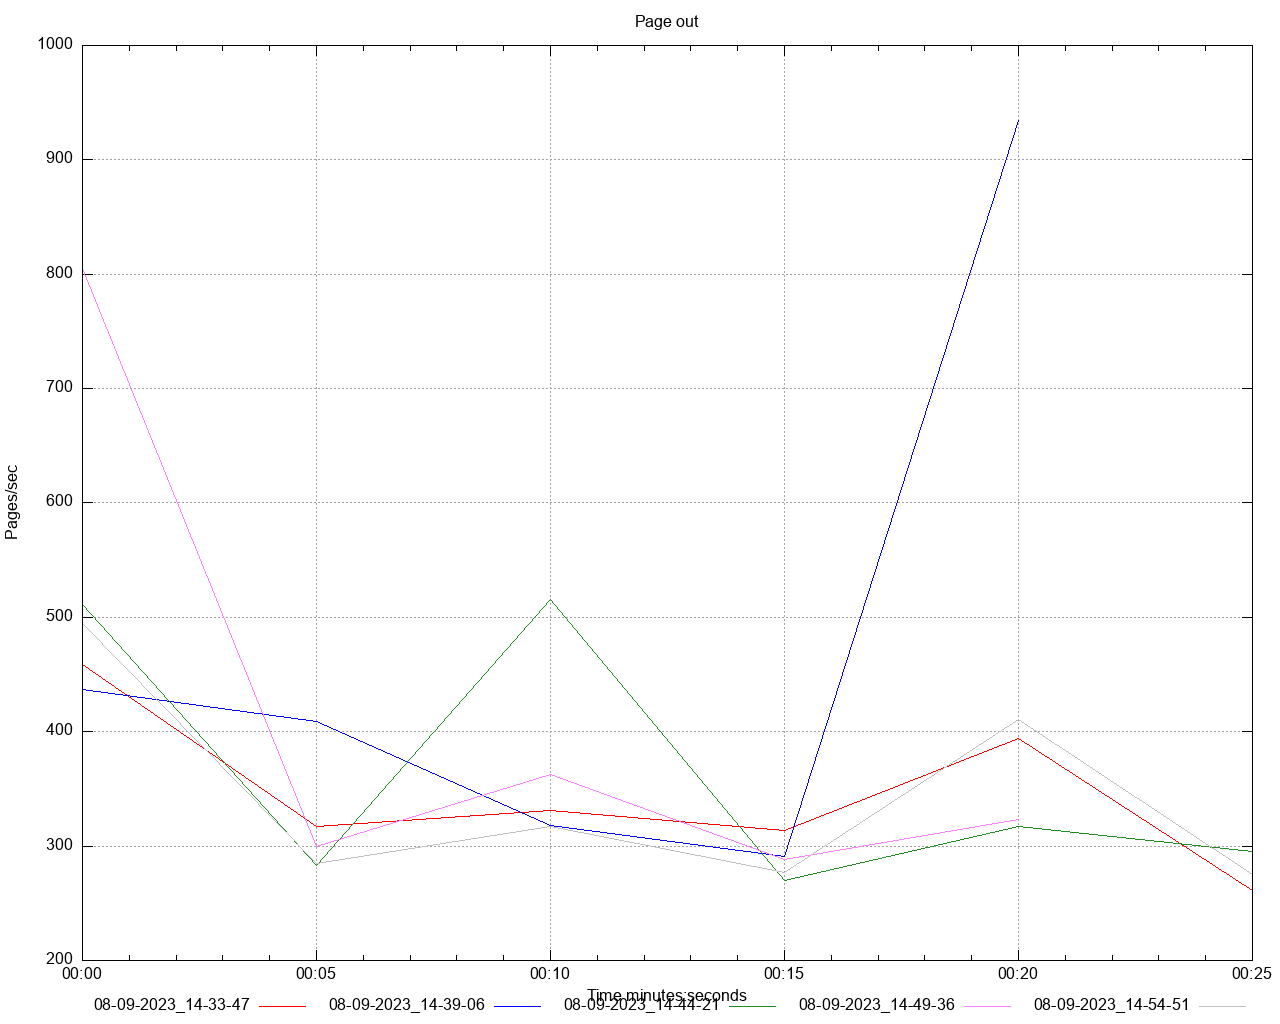

Source code (gnuplot):
set title 'Page out' noenhanced
set style data lines
set datafile separator ","
set terminal png size 1280,1024
set grid
set key below
set xdata time
set timefmt "%s"
offset = 0
t0(x)=(offset=($0==0) ? x : offset, x - offset)
set xlabel 'Time minutes:seconds'
set ylabel 'Pages/sec'
set output '/Users/gbarnett/git/hazelcast-simulator/atomiclong-3node-member/atomicreference/dstat/page_out_A6.png'
plot \
   '/Users/gbarnett/git/hazelcast-simulator/atomiclong-3node-member/atomicreference/data/page_out_A6_1.data' using (t0(timecolumn(1))):2 title "08-09-2023_14-33-47" noenhanced lt rgb "red", \
   '/Users/gbarnett/git/hazelcast-simulator/atomiclong-3node-member/atomicreference/data/page_out_A6_2.data' using (t0(timecolumn(1))):2 title "08-09-2023_14-39-06" noenhanced lt rgb "blue", \
   '/Users/gbarnett/git/hazelcast-simulator/atomiclong-3node-member/atomicreference/data/page_out_A6_3.data' using (t0(timecolumn(1))):2 title "08-09-2023_14-44-21" noenhanced lt rgb "forest-green", \
   '/Users/gbarnett/git/hazelcast-simulator/atomiclong-3node-member/atomicreference/data/page_out_A6_4.data' using (t0(timecolumn(1))):2 title "08-09-2023_14-49-36" noenhanced lt rgb "orchid", \
   '/Users/gbarnett/git/hazelcast-simulator/atomiclong-3node-member/atomicreference/data/page_out_A6_5.data' using (t0(timecolumn(1))):2 title "08-09-2023_14-54-51" noenhanced lt rgb "grey", \
